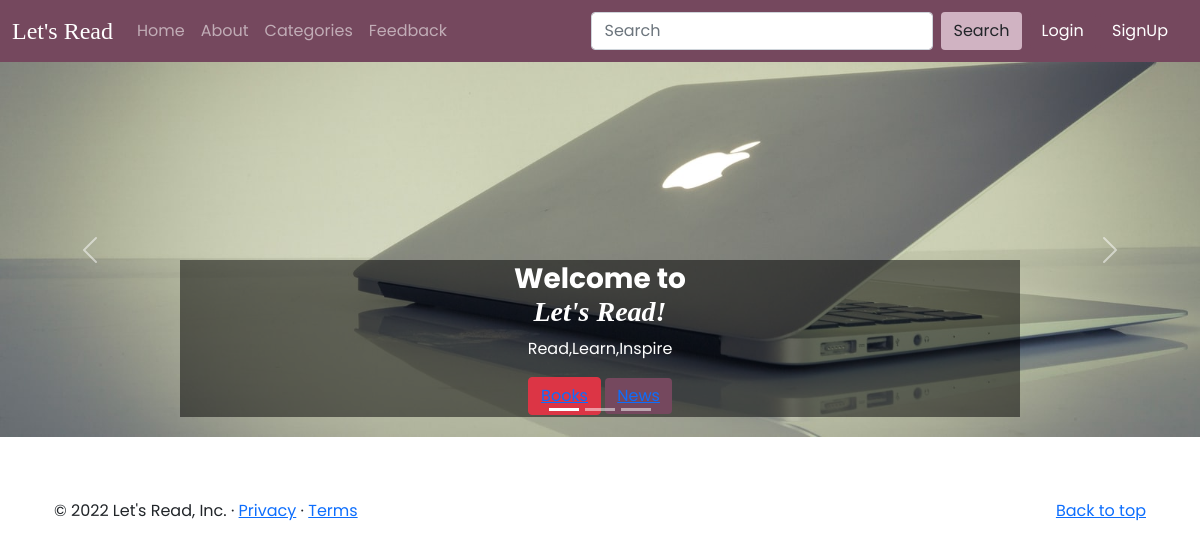
Before: / with the older database file.
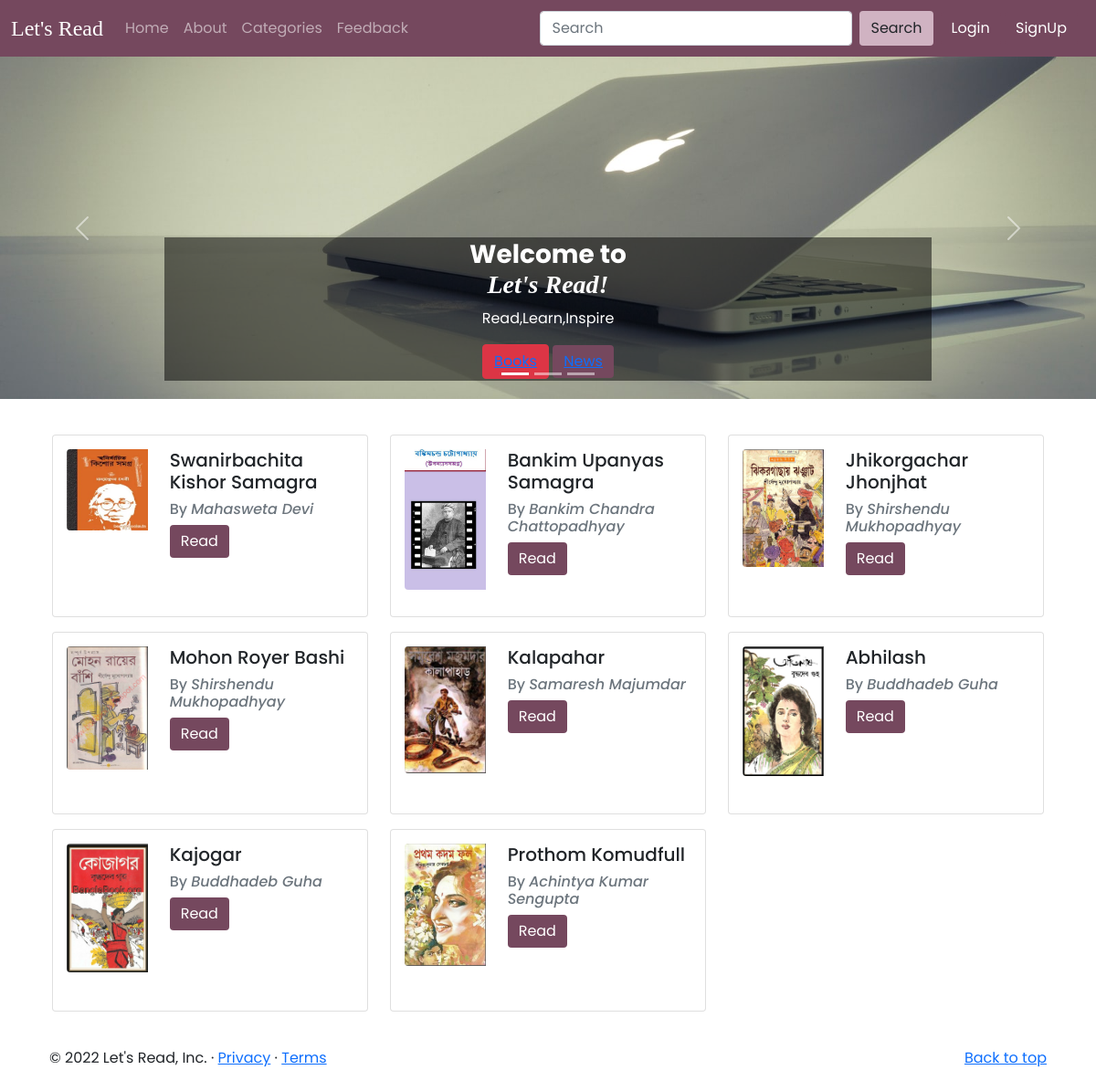
After: the same page with the newer database file.
### tables this page shows
CREATE TABLE `books` (
  `book_id` int(25) NOT NULL,
  `book_name` varchar(30) NOT NULL,
  `author` varchar(30) NOT NULL,
  `publisher` varchar(30) NOT NULL,
  `publishing_date` year(4) NOT NULL,
  `sub_id` int(25) NOT NULL,
  `cat_id` int(25) NOT NULL,
  `ratings` int(5) NOT NULL,
  `isbn` varchar(13) NOT NULL,
  `total_pages` int(25) NOT NULL,
  `book_file_url` varchar(256) NOT NULL,
  `book_cover_url` varchar(256) NOT NULL
);

### index.php (the view, shortened to what this page needs)
<?php include './partials/connection.php' ?>
<!doctype html>
<html lang="en">
<head>
    <link href="https://cdn.jsdelivr.net/npm/bootstrap@5.1.3/dist/css/bootstrap.min.css" rel="stylesheet">
    <link rel="stylesheet" href="stylesheet/style.css">
</head>
<body>
    <nav class="navbar navbar-expand-lg navbar-dark bglavender">
        <div class="container-fluid">
            <a class="navbar-brand page-name" href="index.php">Let's Read</a>
            <div class="collapse navbar-collapse" id="navbarSupportedContent">
                <ul class="navbar-nav me-auto mb-2 mb-lg-0">
                    <li class="nav-item">
                        <a class="nav-link" aria-current="page" href="index.php">Home</a>
                    </li>
                    <li class="nav-item">
                        <a class="nav-link" href="partials/about.php">About</a>
                    </li>
                    <li class="nav-item dropdown">
                        <a class="nav-link" href="partials/about.php">Categories</a>
                    </li>
                    <li class="nav-item">
                        <a class="nav-link" href="partials/feedback.php">Feedback</a>
                    </li>
                </ul>
                <form class="d-flex">
                    <input class="form-control me-2" type="search" placeholder="Search" aria-label="Search">
                    <button class="btn animated-btn" type="submit">Search</button>
                </form>
                <div class="mx-2">
                    <?php if (!isset($_SESSION['loggedin']) || $_SESSION['loggedin'] !== true) : ?>
                        <button class="btn btn-primary" data-bs-target="#login" onclick="window.location.href='http://localhost/library/library/partials/loginpage.php'">
                            Login</button>
                        <button class="btn btn-primary" data-bs-target="#signup" onclick="window.location.href='http://localhost/library/library/partials/signup.php'">
                            SignUp</button>
                    <?php endif; ?>
                </div>
            </div>
        </div>
    </nav>
    <div id="carouselExampleCaptions" class="carousel slide carousel-fade" data-bs-ride="carousel">
        <div class="carousel-indicators">
            <button type="button" data-bs-target="#carouselExampleCaptions" data-bs-slide-to="0" class="active" aria-current="true" aria-label="Slide 1"></button>
            <button type="button" data-bs-target="#carouselExampleCaptions" data-bs-slide-to="1" aria-label="Slide 2"></button>
            <button type="button" data-bs-target="#carouselExampleCaptions" data-bs-slide-to="2" aria-label="Slide 3"></button>
        </div>
        <div class="carousel-inner">
            <div class="carousel-item active">
                <img src="assests/1.jpg" class="d-block w-100" alt="...">
                <div class="carousel-caption d-none d-md-block welcome-note">
                    <h3><strong>Welcome to<br> <em>Let's Read!</em></strong></h3>
                    <p>Read,Learn,Inspire</p>
                    <button class="btn btn-danger"><a href="#">Books</a></button>
                    <button class="btn btn-primary"><a href="#">News</a></button>
                </div>
            </div>
        </div>
        <button class="carousel-control-prev" type="button" data-bs-target="#carouselExampleCaptions" data-bs-slide="prev">
            <span class="carousel-control-prev-icon" aria-hidden="true"></span>
        </button>
        <button class="carousel-control-next" type="button" data-bs-target="#carouselExampleCaptions" data-bs-slide="next">
            <span class="carousel-control-next-icon" aria-hidden="true"></span>
        </button>
    </div>
    <div class="container my-4">
        <div class="row mb-2">
            <?php
            $book_sql = "SELECT * FROM `books`;";
            $book_result = mysqli_query($conn, $book_sql);
            if ($book_result) {
                if (mysqli_num_rows($book_result)>0) {
                    while ($row = mysqli_fetch_assoc($book_result)) {
            ?>
                        <div class="col-md-4">
                            <div class="card mb-3" style="height: 200px;">
                                <div class="row">
                                    <div class="col-md-4">
                                        <img src="<?php echo "partials/".$row['book_cover_url']; ?>" class="img-fluid rounded-start" alt="...">
                                    </div>
                                    <div class="col-md-8">
                                            <h5 class="card-title"><?php echo $row["book_name"] ?></h5>
                                            <h6 class="card-text text-muted">By <?php echo "<i>".$row['author'] ."</i>";?></h6>
                                            <?php if (!isset($_SESSION['loggedin']) || $_SESSION['loggedin'] !== true) : ?>
                                                <a href="http://localhost/library/library/partials/loginpage.php" class="btn btn-primary">Read</a>
                                            <?php else:?>
                                                <a href=<?php echo "http://localhost/library/library/partials/read.php?id=" . $row["book_id"] ?> class="btn btn-primary">Read</a>
                                            <?php endif; ?>
                                    </div>
                                </div>
                            </div>
                        </div>
            <?php
                    }
                }
            }
            ?>
        </div>
        <footer class="container">
            <p class="float-end"><a href="#">Back to top</a></p>
            <p>© 2022 Let's Read, Inc. · <a href="#">Privacy</a> · <a href="#">Terms</a></p>
        </footer>
</body>
</html>

### stylesheet/style.css (style rules this page uses)
* { margin: 0; padding: 0; outline: none; box-sizing: border-box; font-family: 'Poppins', sans-serif; }
.page-name { font-family: 'Brush script STD', cursive ; font-size: 3vh; }
body { background-size: cover; }
.bglavender { background-color: #75485E; }
.btn-primary, .btn-primary:active, .btn-primary:visited { background-color: #75485E !important; border:#75485E !important; }
.animated-btn { background-color: #D0B3C2 !important; border: #D0B3C2; transition: all 0.4s ease-in; }
.welcome-note { padding: 2px; color: rgb(255, 255, 255); background-color: rgba(0, 0, 0, 0.5); }
em { font-family: 'Brush Script STD', cursive; }
.row { padding: 15px; }

Changed rows visible on the page:
added books: book_cover_url (picture), book_name "Swanirbachita Kishor Samagra", author "Mahasweta Devi"
added books: book_cover_url (picture), book_name "Bankim Upanyas Samagra", author "Bankim Chandra Chattopadhyay"
added books: book_cover_url (picture), book_name "Jhikorgachar Jhonjhat", author "Shirshendu Mukhopadhyay"
added books: book_cover_url (picture), book_name "Mohon Royer Bashi", author "Shirshendu Mukhopadhyay"
added books: book_cover_url (picture), book_name "Kalapahar", author "Samaresh Majumdar"
added books: book_cover_url (picture), book_name "Abhilash", author "Buddhadeb Guha"
added books: book_cover_url (picture), book_name "Kajogar", author "Buddhadeb Guha"
added books: book_cover_url (picture), book_name "Prothom Komudfull", author "Achintya Kumar Sengupta"
